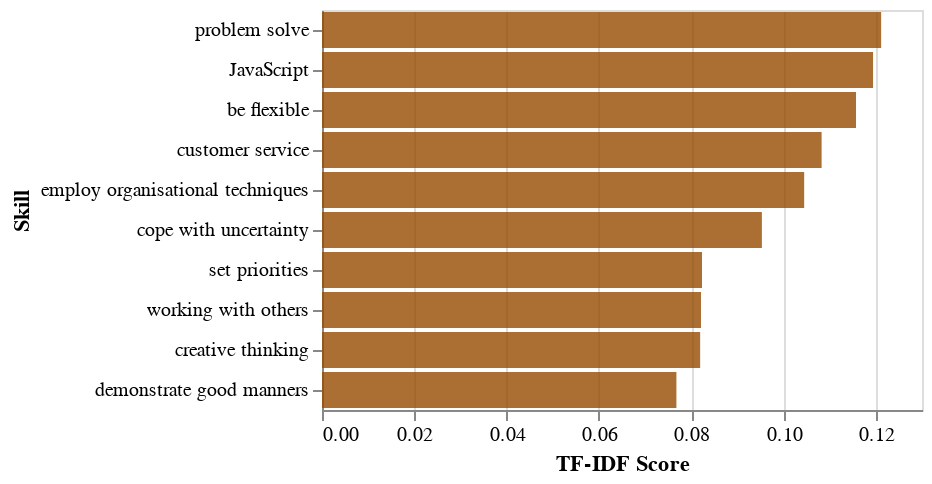

Notebook source saved alongside this figure:
### Code cell
label = 'low'
brown_tfidf = (tfidf_df
 .query(f'occ_label == "{label}"')
 .drop(columns='occ_label')
 .T
 .reset_index()
 .rename(columns={'extracted_full_skill_id': 'skill_id', 1: 'tfidf_score'})
 .sort_values('tfidf_score', ascending=False))
brown_tfidf['skill'] = brown_tfidf['skill_id'].map(skillid2skilldict)

low_tfidf_graph = alt.Chart(brown_tfidf[10:20]).mark_bar(opacity=0.8, color=colordict.get(label)).encode(
    x=alt.X('tfidf_score', title='TF-IDF Score'),
    y=alt.Y('skill', sort='-x', title='Skill'))

low_tfidf_graph

# low_tfidf_graph_config = pt.configure_plots(low_tfidf_graph,
#                                         chart_title=f'top 10 non-green skills for {label} occupations')
# low_tfidf_graph_config.save(f"{graph_dir}/top_non_green_skills_{label}.html")

# low_tfidf_graph_config

### Figure 1 — Vega-Lite specification as saved in the notebook (floating-point values rounded to 4 significant figures)
{"config": {"title": {"font": "Century Gothic", "anchor": "start"}, "axis": {"labelFont": "Century Gothic", "titleFont": "Century Gothic"}, "header": {"labelFont": "Century Gothic", "titleFont": "Century Gothic"}, "legend": {"labelFont": "Century Gothic", "titleFont": "Century Gothic"}, "range": {"category": ["#FDB633", "#18A48C", "#9A1BBE", "#EB003B", "#FF6E47", "#646363", "#0F294A", "#97D9E3", "#A59BEE", "#F6A4B7", "#D2C9C0", "#000000"], "ordinal": {"scheme": ["#FDB633", "#18A48C", "#9A1BBE", "#EB003B", "#FF6E47", "#646363", "#0F294A", "#97D9E3", "#A59BEE", "#F6A4B7", "#D2C9C0", "#000000"]}}}, "data": {"name": "data-03500905ec1f7fb8a57666edd14dc009"}, "mark": {"type": "bar", "color": "#964B00", "opacity": 0.8}, "encoding": {"x": {"field": "tfidf_score", "title": "TF-IDF Score", "type": "quantitative"}, "y": {"field": "skill", "sort": "-x", "title": "Skill", "type": "nominal"}}, "$schema": "https://vega.github.io/schema/vega-lite/v5.15.1.json", "datasets": {"data-03500905ec1f7fb8a57666edd14dc009": [{"skill_id": "334e3e49-fb02-4051-809a-f06adfdc1c40", "tfidf_score": 0.1211, "skill": "problem solve"}, {"skill_id": "3cd569a2-4f88-4c1e-9995-8dce8c5e51a7", "tfidf_score": 0.1194, "skill": "JavaScript"}, {"skill_id": "ebfe7b18-1fad-463f-9509-8ef1a5736045", "tfidf_score": 0.1157, "skill": "be flexible"}, {"skill_id": "15a33d76-4640-438d-ae64-fdc0c1d3eebc", "tfidf_score": 0.1082, "skill": "customer service"}, {"skill_id": "d3eccb86-f02d-4950-bfbd-20b9510774a1", "tfidf_score": 0.1045, "skill": "employ organisational techniques"}, {"skill_id": "5cd1930c-278d-4929-b413-27352f5b3687", "tfidf_score": 0.09531, "skill": "cope with uncertainty"}, {"skill_id": "d9013e0e-e937-43d5-ab71-0e917ee882b8", "tfidf_score": 0.08233, "skill": "set priorities"}, {"skill_id": "S1.8.0", "tfidf_score": 0.08212, "skill": "working with others"}, {"skill_id": "c624c6a3-b0ba-4a31-a296-0d433fe47e41", "tfidf_score": 0.08193, "skill": "creative thinking"}, {"skill_id": "A2.2.0", "tfidf_score": 0.07679, "skill": "demonstrate good manners"}]}}
